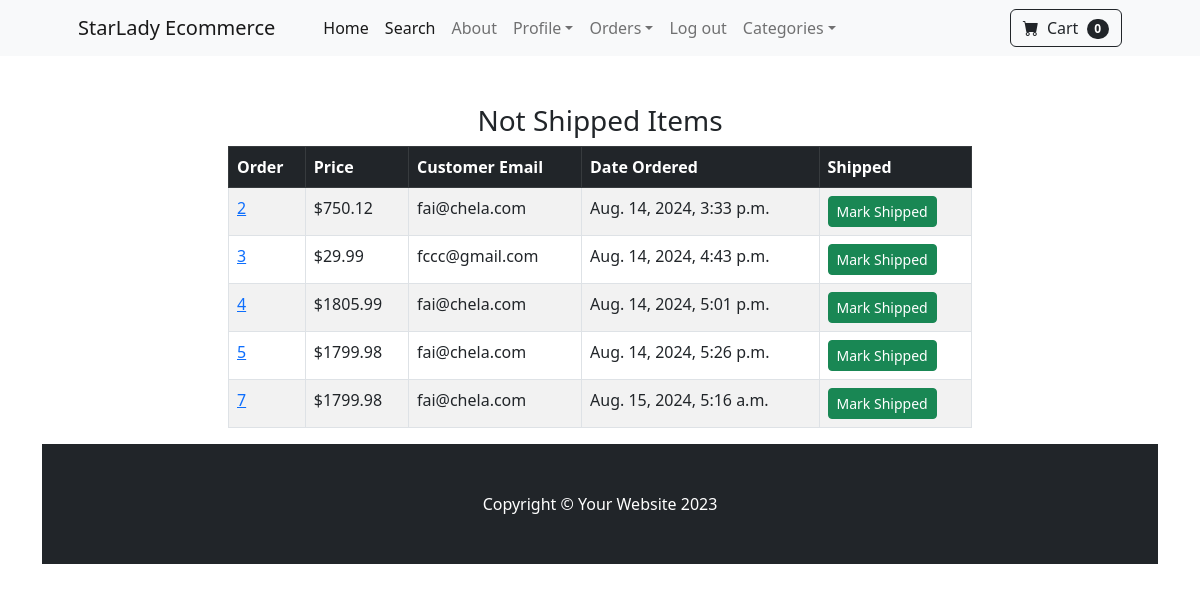
/payment/Not_shipped_dash (signed in), run on the app's committed database.
### payment/models.py (models this page shows, shortened)
class Order(models.Model):
	user=models.ForeignKey(User, on_delete=models.CASCADE, null=True, blank=True)
	full_name=models.CharField(max_length=250)
	email=models.CharField(max_length=250)
	shipping_address=models.TextField(max_length=14000)
	amount_paid = models.DecimalField(max_digits=9, decimal_places=2)
	date_ordered=models.DateTimeField(auto_now_add=True)
	shipped=models.BooleanField(default=False)
	date_shipped=models.DateTimeField(blank=True, null=True)

### payment/views.py (the view, shortened to what this page needs)
# urls.py: path('Not_shipped_dash', views.Not_shipped_dash, name='Not_shipped_dash'),
def Not_shipped_dash(request):
	if request.user.is_authenticated and request.user.is_superuser:
		orders=Order.objects.filter(shipped=False)
		return render(request, 'payment/Not_shipped_dash.html', {'orders':orders})
	else:
		messages.success(request, "Access denied")
		return redirect('home')

### cart/cart.py (called while the page is built)
	def __len__(self):
		return len(self.cart)

### cart/context_processors.py (called while the page is built)
def cart(request):
	return {'cart': Cart(request)}

### payment/templates/payment/Not_shipped_dash.html (shortened to what this page needs)
{% extends 'Basestudy.html' %}
{% block content %}
        <div class='container'>
        	<div class="row">
        		<center>
        			<div class="col-8">
                        <br /><br/>
                        <h3> Not Shipped Items</h3>
                        <table class="table table-striped table-hover table-bordered">
  <thead class="table-dark">
    <tr>
      <th scope="col">Order</th>
      <th scope="col">Price</th>
      <th scope="col">Customer Email</th>
      <th scope="col">Date Ordered</th>
      <th scope="col">Shipped</th>
    </tr>
  </thead>
  <tbody>
  	{% for item in orders %}
    <tr>
      <td><a href="{% url 'orders' item.id %}">{{ item.id }}</a></td>
      <td>${{ item.amount_paid }}</td>
      <td>{{ item.email }}</td>
      <td>{{ item.date_ordered }}</td>
    <td>
    <form method="POST">
    	<button type="submit" class="btn btn-success btn-sm">Mark Shipped</button>
    </form>
</td>
    </tr>
    {% endfor %}
  </tbody>
</table>
</div></center></div>
{% endblock %}

### data on the page
Order: id "2", amount_paid "750.12", email "fai@chela.com", date_ordered "Aug. 14, 2024, 3:33 p.m."
Order: id "3", amount_paid "29.99", email "fccc@gmail.com", date_ordered "Aug. 14, 2024, 4:43 p.m."
Order: id "4", amount_paid "1805.99", email "fai@chela.com", date_ordered "Aug. 14, 2024, 5:01 p.m."
Order: id "5", amount_paid "1799.98", email "fai@chela.com", date_ordered "Aug. 14, 2024, 5:26 p.m."
Order: id "7", amount_paid "1799.98", email "fai@chela.com", date_ordered "Aug. 15, 2024, 5:16 a.m."

### other printed values
{{ cart|length }} "0"
